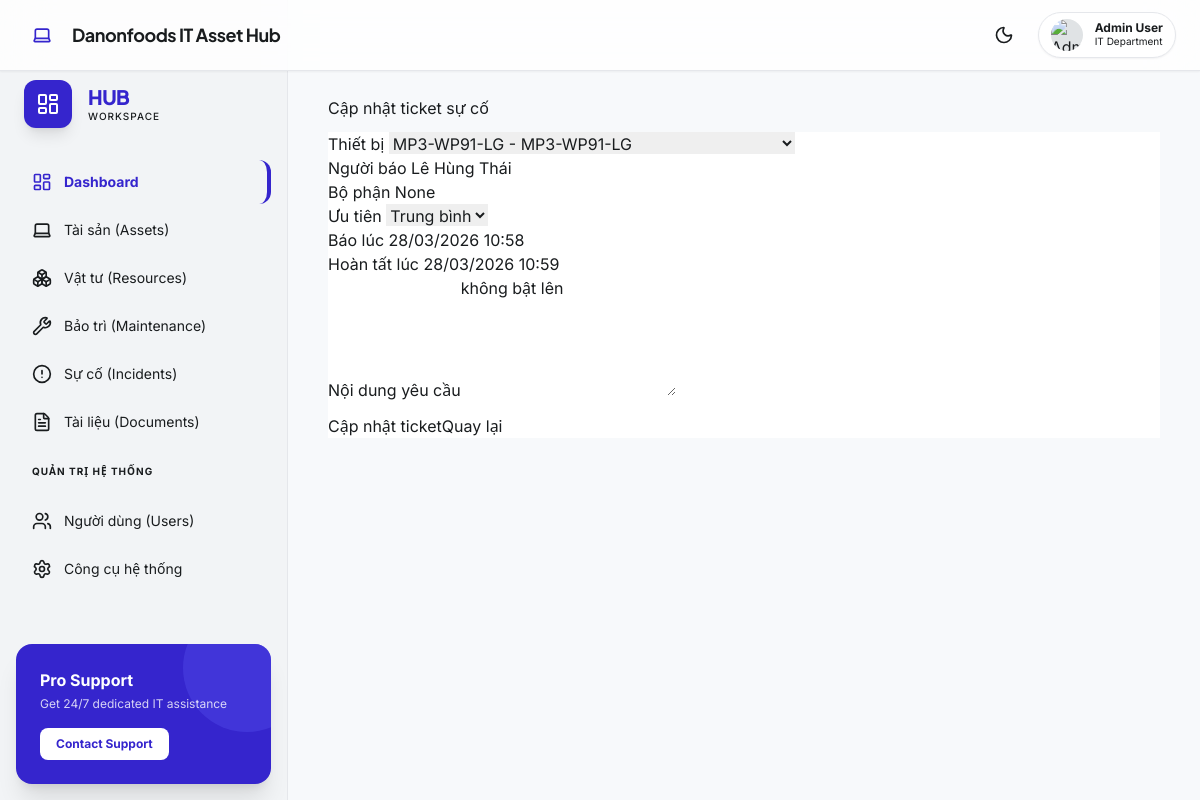
Screenshot of /incidents/1/edit (signed in) with the database file from the repository.
### app/db/models/incident.py (models this page shows)
class Incident(Base):
    __tablename__ = 'incidents'
    id: Mapped[int] = mapped_column(primary_key=True, index=True)
    asset_id: Mapped[int] = mapped_column(ForeignKey('assets.id'), index=True)
    reported_by: Mapped[str | None] = mapped_column(String(120), nullable=True)
    requester_department: Mapped[str | None] = mapped_column(String(120), nullable=True)
    reported_at: Mapped[datetime] = mapped_column(DateTime, default=datetime.utcnow)
    issue_description: Mapped[str] = mapped_column(Text)
    priority: Mapped[str] = mapped_column(String(20), default='medium')
    status: Mapped[str] = mapped_column(String(20), default='open')
    resolution: Mapped[str | None] = mapped_column(Text, nullable=True)
    resolved_at: Mapped[datetime | None] = mapped_column(DateTime, nullable=True)
    asset = relationship('Asset', back_populates='incidents')
    events = relationship('IncidentEvent', back_populates='incident', cascade='all, delete-orphan', order_by='desc(IncidentEvent.created_at)')

### app/db/models/asset.py (models this page shows)
class Asset(Base):
    __tablename__ = 'assets'
    id: Mapped[int] = mapped_column(primary_key=True, index=True)
    asset_code: Mapped[str] = mapped_column(String(50), unique=True, index=True)
    asset_name: Mapped[str] = mapped_column(String(200))
    asset_type: Mapped[str] = mapped_column(String(50), index=True)
    model: Mapped[str | None] = mapped_column(String(120), nullable=True)
    serial_number: Mapped[str | None] = mapped_column(String(120), nullable=True)
    ip_address: Mapped[str | None] = mapped_column(String(50), nullable=True, index=True)
    department: Mapped[str | None] = mapped_column(String(120), nullable=True, index=True)
    assigned_user: Mapped[str | None] = mapped_column(String(120), nullable=True)
    assigned_at: Mapped[str | None] = mapped_column(String(25), nullable=True)
    unassigned_at: Mapped[str | None] = mapped_column(String(25), nullable=True)
    location: Mapped[str | None] = mapped_column(String(120), nullable=True)
    purchase_date: Mapped[str | None] = mapped_column(String(20), nullable=True)
    warranty_expiry: Mapped[str | None] = mapped_column(String(20), nullable=True)
    status: Mapped[str] = mapped_column(String(30), default='active')
    notes: Mapped[str | None] = mapped_column(Text, nullable=True)
    maintenances = relationship('Maintenance', back_populates='asset', cascade='all, delete-orphan')
    incidents = relationship('Incident', back_populates='asset', cascade='all, delete-orphan')
    assignments = relationship('AssetAssignment', back_populates='asset', cascade='all, delete-orphan', order_by='desc(AssetAssignment.assigned_at)')
    events = relationship('AssetEvent', back_populates='asset', cascade='all, delete-orphan', order_by='desc(AssetEvent.created_at)')

### app/routes/web/incidents.py (the view)
@router.get('/{incident_id}/edit', response_class=HTMLResponse)
@require_permission('can_edit_incidents')
def incident_edit(incident_id: int, request: Request, db: Session = Depends(get_db), current_user=None):
    item = db.get(Incident, incident_id)
    assets = db.scalars(select(Asset).order_by(Asset.asset_code.asc())).all()
    return templates.TemplateResponse('incidents/form.html', {
        'request': request,
        'assets': assets,
        'item': item,
        'current_user': current_user,
        'format_bangkok_datetime': format_bangkok_datetime,
        'incident_statuses': INCIDENT_STATUSES,
        'incident_priorities': INCIDENT_PRIORITIES,
        'status_label': status_label,
        'priority_label': priority_label,
    })

### app/templates/incidents/form.html (shortened to what this page needs)
{% extends 'base.html' %}
{% block content %}
<h1 class="mb-3">{% if item %}Cập nhật ticket sự cố{% else %}Tạo ticket sự cố{% endif %}</h1>
<form class="card card-body bg-white" method="post">
  <div class="row g-3">
    <div class="col-md-6">
      <label class="form-label">Thiết bị</label>
      <select class="form-select" name="asset_id" required>
        {% for asset in assets %}<option value="{{ asset.id }}" {% if item and item.asset_id == asset.id %}selected{% endif %}>{{ asset.asset_code }} - {{ asset.asset_name }}</option>{% endfor %}
      </select>
    </div>
    <div class="col-md-3">
      <label class="form-label">Người báo</label>
      <input class="form-control" name="reported_by" value="{{ item.reported_by if item else (current_user.full_name or current_user.username) }}" {% if not current_user.can_edit_incidents %}readonly{% endif %}>
    </div>
    <div class="col-md-3">
      <label class="form-label">Bộ phận</label>
      <input class="form-control" name="requester_department" value="{{ item.requester_department if item else '' }}" placeholder="Nhập bộ phận yêu cầu">
    </div>
    <div class="col-md-3">
      <label class="form-label">Ưu tiên</label>
      <select class="form-select" name="priority">
        {% for priority in incident_priorities %}
        <option value="{{ priority }}" {% if (item and item.priority == priority) or (not item and priority == 'medium') %}selected{% endif %}>{{ priority_label(priority) }}</option>
        {% endfor %}
      </select>
    </div>
    {% if item %}
    <div class="col-md-3">
      <label class="form-label">Báo lúc</label>
      <input class="form-control" value="{{ format_bangkok_datetime(item.reported_at) if format_bangkok_datetime is defined else '' }}" readonly>
    </div>
    <div class="col-md-3">
      <label class="form-label">Hoàn tất lúc</label>
      <input class="form-control" value="{{ format_bangkok_datetime(item.resolved_at) if format_bangkok_datetime is defined else '' }}" readonly>
    </div>
    {% endif %}
    <div class="col-12"><label class="form-label">Nội dung yêu cầu</label><textarea class="form-control" name="issue_description" rows="5" required>{{ item.issue_description if item else '' }}</textarea></div>
  </div>
  <div class="mt-3 d-flex gap-2"><button class="btn btn-danger">{% if item %}Cập nhật ticket{% else %}Lưu ticket{% endif %}</button><a class="btn btn-secondary" href="/incidents/">Quay lại</a></div>
</form>
{% endblock %}

### app/static/css/premium.css (style rules this page uses)
:root { --color-primary: #3525cd; --color-primary-container: #4f46e5; --color-surface: #f7f9fb; --color-surface-container-lowest: #ffffff; --color-surface-container-low: #f2f4f6; --color-surface-container-highest: #e0e3e5; --color-on-surface: #191c1e; --color-outline-variant: #c7c4d8; }

### rows the page displays
Incident: asset_id "MP3-WP91-LG - MP3-WP91-LG", reported_by "Lê Hùng Thái", requester_department "None", priority "Trung bình", reported_at "28/03/2026 10:58", resolved_at "28/03/2026 10:59", issue_description "không bật lên"
